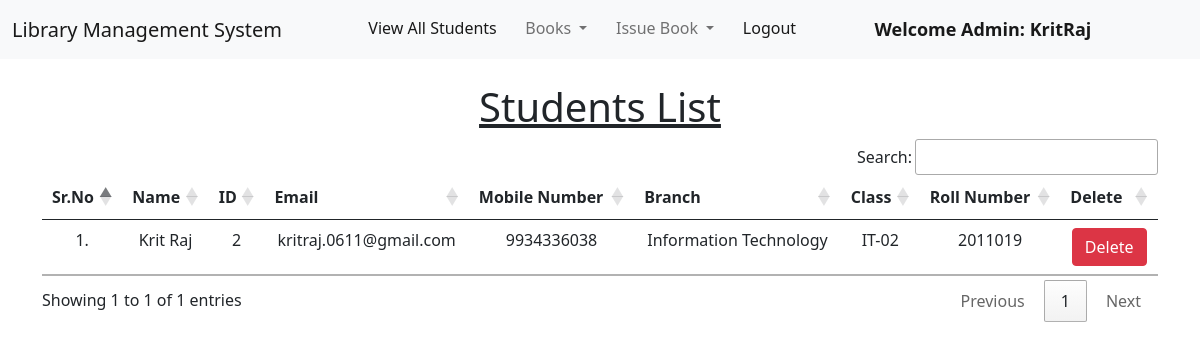
Page /view_students/ (signed in) on the earlier database version.
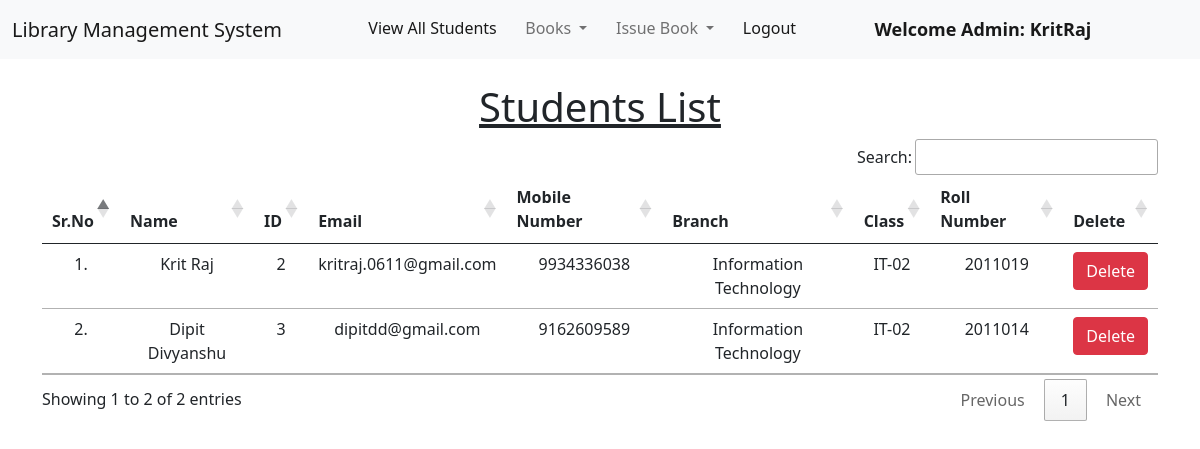
Same page on the later database version.
### library/models.py (models this page shows, shortened)
class Student(models.Model):
    user = models.OneToOneField(User, on_delete=models.CASCADE)
    classroom = models.CharField(max_length=10)
    branch = models.CharField(max_length=30)
    roll_no = models.CharField(max_length=10, blank=True)
    phone = models.CharField(max_length=10, blank=True)
    image = models.ImageField(upload_to="", blank=True)

### library/views.py (the view)
# urls.py: path("view_students/", views.view_students, name="view_students"),
@login_required(login_url = '/admin_login')
def view_students(request):
    students = Student.objects.all()
    return render(request, "view_students.html", {'students':students})

### library/templates/view_students.html (shortened to what this page needs)
{% extends 'admin_navbar.html' %}
{% load static %}
{% block body %}
<div class="container mt-4">
    <h1 class="text-center"><u>Students List</u></h1>
    <table class="table table-hover" id="example">
        <thead>
            <tr class="text-center">
                <th>Sr.No</th>
                <th>Name</th>
                <th>ID</th>
                <th>Email</th>
                <th>Mobile Number</th>
                <th>Branch</th>
                <th>Class</th>
                <th>Roll Number</th>
                <th>Delete</th>
            </tr>
        </thead>
        <tbody>
            {% for student in students %}
            <tr class="text-center">
                <td>{{forloop.counter}}.</td>
                <td>{{student.user.get_full_name}}</td>
                <td>{{student.user.id}}</td>
                <td>{{student.user.email}}</td>
                <td>{{student.phone}}</td>
                <td>{{student.branch}}</td>
                <td>{{student.classroom}}</td>
                <td>{{student.roll_no}}</td>
                <td><a href="/delete_student/{{student.id}}/" class="btn btn-danger" onclick="return confirm('Are you sure you want to delete this student?')">Delete</a></td>
            </tr>
            {% endfor %}
        </tbody>
    </table>
    </div>
{% endblock %}

### library/templates/admin_navbar.html (shortened to what this page needs)
<!doctype html>
<html lang="en">
<head>
    <link href="https://cdn.jsdelivr.net/npm/bootstrap@5.1.0/dist/css/bootstrap.min.css" rel="stylesheet"
>
    <link rel="stylesheet" href="https://cdn.datatables.net/1.10.25/css/jquery.dataTables.min.css">
    <link rel="stylesheet" href="https://cdn.datatables.net/buttons/1.7.1/css/buttons.dataTables.min.css">
</head>
<body>
    <nav class="navbar navbar-expand-lg navbar-light bg-light">
        <div class="container-fluid">
            <a class="navbar-brand" href="#">Library Management System</a>
            <div class="collapse navbar-collapse" id="navbarSupportedContent">
                <ul class="navbar-nav me-auto mb-2 mb-lg-0">
                    <li class="nav-item">
                        <a class="nav-link active" aria-current="page" href="/view_students/">View All Students</a>
                    </li>
                    <li class="nav-item dropdown">
                        <a class="nav-link dropdown-toggle" href="#" id="navbarDropdown" role="button"
                            data-bs-toggle="dropdown" aria-expanded="false">
                            Books
                        </a>
                    </li>
                    <li class="nav-item dropdown">
                        <a class="nav-link dropdown-toggle" href="#" id="navbarDropdown" role="button"
                            data-bs-toggle="dropdown" aria-expanded="false">
                            Issue Book
                        </a>
                    </li>
                    <li class="nav-item">
                        <a class="nav-link active" aria-current="page" href="/logout/">Logout</a>
                    </li>
                    <li class="nav-item">
                        <a style="font-weight:600; font-family:'Segoe UI', Tahoma, Geneva, Verdana, sans-serif; font-size: large;"
                            class="nav-link active" href="#">Welcome Admin: {{request.user}}</a>
                    </li>
                </ul>
            </div>
        </div>
    </nav>
    {% block body %}
    {% endblock %}
</body>
</html>

Differences in the rows shown:
added Student: user.get_full_name "Dipit Divyanshu", user.id "3", user.email "dipitdd@gmail.com", phone "9162609589", branch "Information Technology", classroom "IT-02", roll_no "2011014"
Other differences:
text written by a page script: "Search: Showing 1 to 1 of 1 entries Previous 1 Next" → "Search: Showing 1 to 2 of 2 entries Previous 1 Next"
